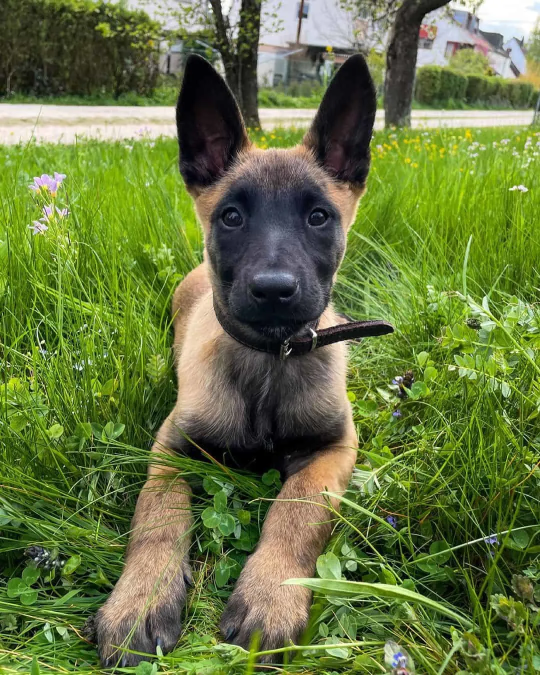
//> input picture OpenCV_with_C++/OpenCV/OpenCV/Resources/puppy.png, 1080 x 1350 px (shown at 1/2 size)
$ ./3_resize_corp   (built with g++ and OpenCV 4)
//> lines starting //> are read from the running program, lines starting //| are printed output that depends on the picture
#include <opencv2/imgcodecs.hpp>
#include <opencv2/highgui.hpp>
#include <opencv2/imgproc.hpp>
#include <iostream>

using namespace cv;
using namespace std;

// Resize and Crop
int main() {

	string path = "Resources/puppy.png";
	Mat img = imread(path);
//> img is the input picture: 1350 rows x 1080 cols, CV_8UC3; mean B, G, R 64.2, 118.5, 102.9
	Mat imgResize, imgCrop;

	//cout << img.size() << endl;
	resize(img, imgResize, Size(), 0.5, 0.5);
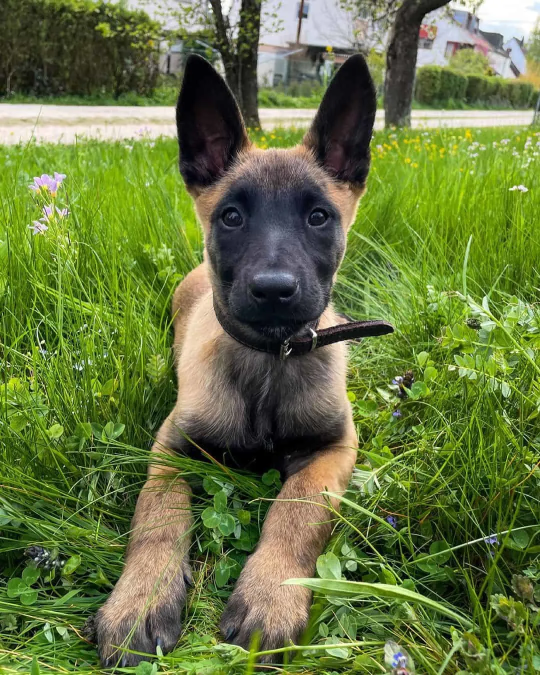
//> imgResize: 675 rows x 540 cols, CV_8UC3; mean B, G, R 64.3, 118.6, 103.1

	Rect roi(350, 100, 405, 575);
	imgCrop = img(roi);
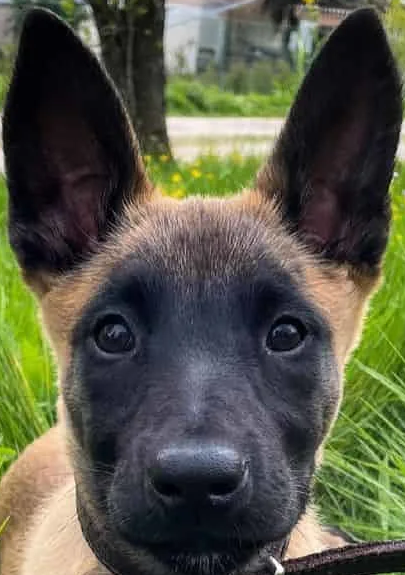
//> imgCrop: 575 rows x 405 cols, CV_8UC3; mean B, G, R 70.5, 87.5, 86.4


	imshow("Image", img);
	imshow("Image Resize", imgResize);
	imwrite("Assets/imgResize.png", imgResize);
	imshow("Image Crop", imgCrop);
	imwrite("Assets/imgCrop.png", imgCrop);

	waitKey(0);

	return 0;
}
